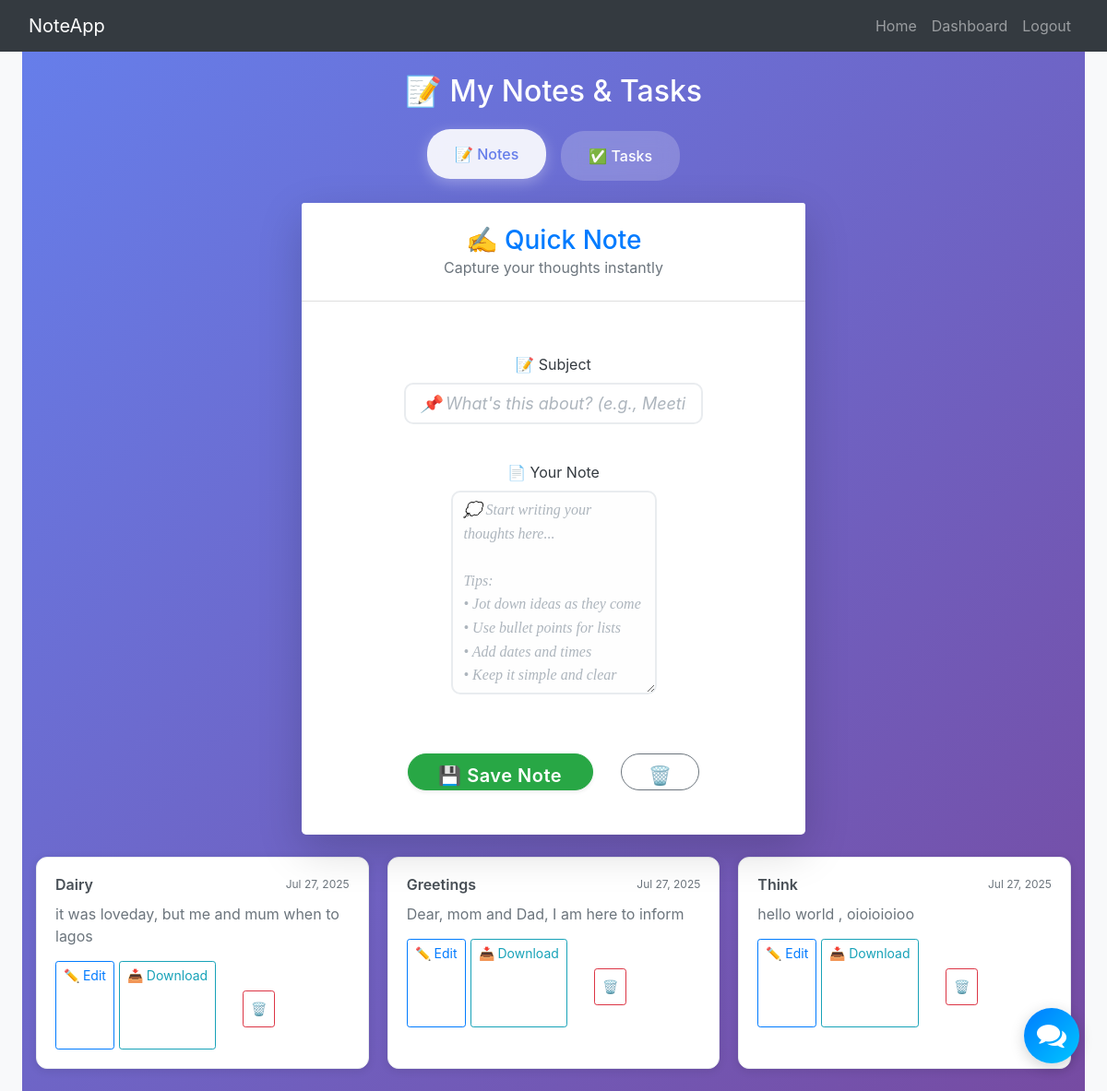
Screenshot of / (signed in) with the database file from the repository.
### Note_website/model.py (models this page shows)
class Note(db.Model):
    id = db.Column(db.Integer, primary_key=True)                           # Note ID
    subject = db.Column(db.String(200), nullable=False)                    # Note title
    data = db.Column(db.String(10000000))                                 # Note content
    date = db.Column(db.DateTime(timezone=True), default=func.now())      # Created date
    user_id = db.Column(db.Integer, db.ForeignKey('user.id'))             # Owner reference

### Note_website/views.py (the view, shortened to what this page needs)
@views.route('/', methods=['GET', 'POST'])
@login_required
def home():
    notes = Note.query.filter_by(user_id=current_user.id).all()
    tasks = Task.query.filter_by(user_id=current_user.id).all()
    return render_template("home.html", user=current_user, notes=notes, tasks=tasks)

### Note_website/__init__.py (called while the page is built)
def create_app():
  app = Flask(__name__)
  app.config['SECRET_KEY'] = os.getenv('SECRET_KEY')  # Fallback to default
  app.config['SQLALCHEMY_DATABASE_URI'] =f'sqlite:///{DB_NAME}'  # SQLite database
  db.init_app(app)
  from .views import views  # Main app routes
  from .auth  import auth   # Authentication routes
  app.register_blueprint(views,url_prefix='/')
  app.register_blueprint(auth,url_prefix='/')
  from .model import User, Note
  create_database(app)
  login_manager= LoginManager()
  login_manager.login_view ='auth.login'  # Redirect here if not logged in
  login_manager.init_app(app)
  @login_manager.user_loader
  def loaduser(id):
    return User.query.get(int(id))
  return app

### Note_website/templates/home.html (shortened to what this page needs)
{% extends "base.html" %} {% block title %}Home{% endblock %}
{% block content %}
<div class="container-fluid py-4" style="background: linear-gradient(135deg, #667eea 0%, #764ba2 100%); min-height: 100vh;">
    <h2 class="text-center mb-4" style="color: white;">📝 My Notes & Tasks</h2>
    <div class="tab-navigation mb-4">
        <button class="tab-btn active" onclick="showTab('notes')">📝 Notes</button>
        <button class="tab-btn" onclick="showTab('tasks')">✅ Tasks</button>
    </div>
    <div id="notes" class="tab-content active">
        <div class="row justify-content-center mb-4">
            <div class="col-12 col-lg-8 col-xl-6">
                <div class="card shadow-lg border-0 rounded-lg">
                    <div class="card-header bg-white text-center py-4">
                        <h3 class="mb-0 text-primary">✍️ Quick Note</h3>
                        <p class="text-muted mb-0">Capture your thoughts instantly</p>
                    </div>
                    <div class="card-body p-4">
                        <form method="POST" action="{{ url_for('views.home') }}">
                            <div class="form-group mb-4">
                                <label for="subject" class="form-label fw-bold text-dark">📝 Subject</label>
                                <input
                                    type="text"
                                    name="subject"
                                    id="subject"
                                    class="form-control form-control-lg"
                                    placeholder="📌 What's this about? (e.g., Meeting Notes, Ideas, Reminders)"
                                    style="border-radius: 10px; border: 2px solid #e9ecef; font-size: 18px;"
                                    autocomplete="off"
                                    required
                                >
                            </div>
                            <div class="form-group mb-4">
                                <label for="note" class="form-label fw-bold text-dark">📄 Your Note</label>
                                <textarea
                                    name="note"
                                    id="noteTextarea"
                                    class="form-control"
                                    rows="8"
                                    placeholder="💭 Start writing your thoughts here...
Tips:
• Jot down ideas as they come
• Use bullet points for lists
• Add dates and times
• Keep it simple and clear"
                                    style="
                                        border-radius: 10px;
                                        border: 2px solid #e9ecef;
                                        font-size: 16px;
                                        line-height: 1.6;
                                        min-height: 200px;
                                        resize: vertical;
                                        font-family: 'Georgia', serif;
                                    "
                                    required
                                ></textarea>
                            </div>
                            <div class="row g-3 mt-4">
                                <div class="col-md-8">
                                    <button
                                        type="submit"
                                        class="btn btn-success btn-lg w-100 rounded-pill shadow-sm"
                                        style="font-weight: 600; letter-spacing: 0.5px;"
                                    >
                                        💾 Save Note
                                    </button>
                                </div>
                                <div class="col-md-4">
                                    <button
                                        type="button"
                                        class="btn btn-outline-secondary btn-lg w-100 rounded-pill"
                                        style="font-weight: 600; letter-spacing: 0.5px;"
                                        onclick="clearForm()"
                                    >
                                        🗑️ Clear
                                    </button>
                                </div>
                            </div>
                        </form>
                    </div>
                </div>
            </div>
        </div>
        {% if notes %}
            <div class="notes-grid">
                {% for note in notes %}
                    <div class="note-card">
                        <div class="note-header">
                            <h5 class="note-title">{{ note.subject }}</h5>
                            <small class="note-date">{{ note.date.strftime('%b %d, %Y') }}</small>
                        </div>
                        <div class="note-body">
                            <p>{{ note.data[:150] }}{% if note.data|length > 150 %}...{% endif %}</p>
                        </div>
                        <div class="note-actions">
                            <a href="{{ url_for('views.edit_note', id=note.id) }}" class="btn btn-sm btn-outline-primary">✏️ Edit</a>
                            <a href="{{ url_for('views.download_note', id=note.id) }}" class="btn btn-sm btn-outline-info">📥 Download</a>
                            <form action="{{ url_for('views.delete_note', id=note.id) }}" method="POST" style="display:inline;">
                                <button type="submit" class="btn btn-sm btn-outline-danger" onclick="return confirm('Delete this note?')">🗑️</button>
                            </form>
                        </div>
                    </div>
                {% endfor %}
            </div>
        {% else %}
            <div class="empty-state">
                <div class="empty-icon">📝</div>
                <h4 style="color: white;">Start Your First Note</h4>
                <p style="color: #e0e6ff;">Capture your thoughts, ideas, and important information above!</p>
            </div>
        {% endif %}
    </div>
</div>
{% endblock %}

### Note_website/static/style.css (style rules this page uses)
form { display: flex; align-items: center; flex-direction: column; padding: 32px 24px 24px; gap: 16px; text-align: center; }
form button { background-color: #4287ef; color: white; width: 100%; height: 40px; padding-top: 8px; padding-bottom: 8px; border: 0; overflow: hidden; border-radius: 25px; font-size: 1rem; font-weight: 600; cursor: pointer; transition: all 1s ease-in-out; }

### Note_website/templates/base.html (style rules this page uses)
body { background: #f8f9fa; }

### Note_website/templates/home.html (style rules this page uses)
#noteTextarea { background: #fefefe; transition: all 0.3s ease; }
.card { transition: all 0.3s ease; }
.form-control::placeholder { color: #adb5bd; font-style: italic; }
.notes-grid { display: grid; grid-template-columns: repeat(auto-fill, minmax(300px, 1fr)); gap: 20px; margin-top: 20px; max-width: 1200px; margin-left: auto; margin-right: auto; }
.note-card { background: white; border-radius: 12px; padding: 20px; box-shadow: 0 2px 10px rgba(0,0,0,0.1); border: 1px solid #e9ecef; transition: transform 0.2s ease, box-shadow 0.2s ease; }
.note-header { display: flex; justify-content: space-between; align-items: center; margin-bottom: 10px; }
.note-title { color: #495057; margin: 0; font-size: 16px; font-weight: 600; }
.note-date { color: #6c757d; font-size: 12px; }
.note-body p { color: #6c757d; margin-bottom: 15px; line-height: 1.5; }
.note-actions { display: flex; gap: 5px; flex-wrap: wrap; }
.tab-navigation { display: flex; justify-content: center; margin-bottom: 30px; }
.tab-btn { background: rgba(255, 255, 255, 0.2); border: none; padding: 15px 30px; cursor: pointer; font-size: 16px; font-weight: 500; border-radius: 25px; margin: 0 8px; transition: all 0.3s ease; color: white; backdrop-filter: blur(10px); }
.tab-btn.active { background: rgba(255, 255, 255, 0.9); color: #667eea; transform: translateY(-2px); box-shadow: 0 4px 15px rgba(255, 255, 255, 0.3); }
.tab-content { display: none; }
.tab-content.active { display: block; }

### rows the page displays
Note: subject "Dairy", date "Jul 27, 2025", data "it was loveday, but me and mum when to lagos"
Note: subject "Greetings", date "Jul 27, 2025", data "Dear, mom and Dad, I am here to inform"
Note: subject "Think", date "Jul 27, 2025", data "hello world , oioioioioo"
